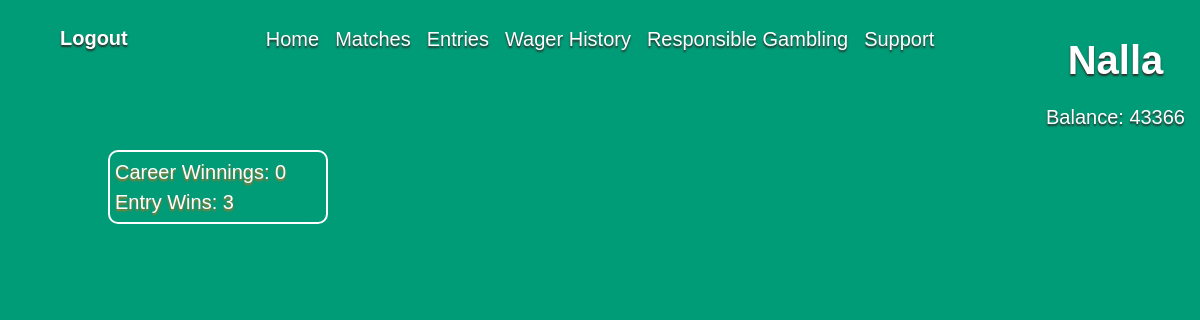
Before: /place_bet.php (signed in) with the older database file.
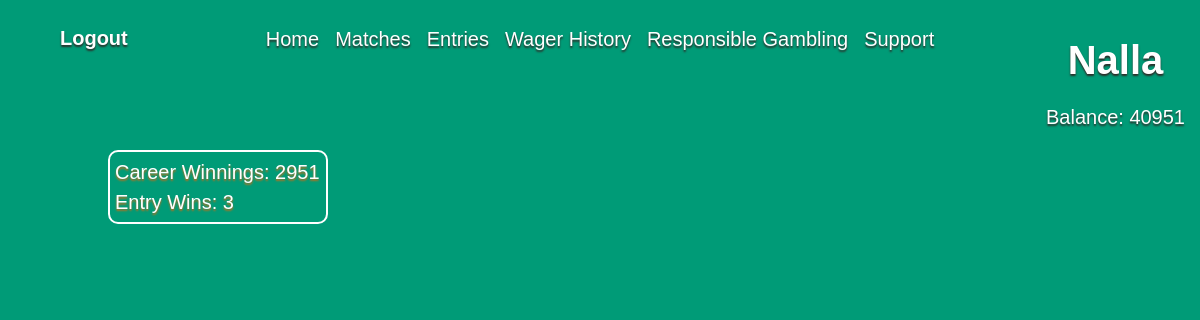
After: the same page with the newer database file.
### tables this page shows
CREATE TABLE `users2` (
  `id` bigint(20) NOT NULL,
  `user_id` bigint(20) NOT NULL,
  `user_name` varchar(100) NOT NULL,
  `password` varchar(100) NOT NULL,
  `date` timestamp NOT NULL DEFAULT current_timestamp() ON UPDATE current_timestamp(),
  `email` varchar(100) NOT NULL,
  `Points` int(11) DEFAULT NULL,
  `totalWinnings` bigint(20) DEFAULT NULL
);

### functions.php (called while the page is built, shortened)
<?php
function check_login($con)
{
   if(isset ($_SESSION['user_id']))
   {
    $id = $_SESSION['user_id'];
    $query = "Select * from users2 where user_id = '$id' limit 1";
    $result = mysqli_query($con,$query);
    if($result && mysqli_num_rows($result) > 0)
    {
        $user_data = mysqli_fetch_assoc($result);
        return $user_data;
    }
   }
   die;
}
?>

### place_bet.php (the view, shortened to what this page needs)
<?php
include("connection.php");
include("functions.php");
$user_data = check_login($con);
?>
<!DOCTYPE html>
<html lang="en">
<head>
    <link rel="stylesheet" href="index-page.css">
    <link rel="stylesheet" href="style-match.css">
    <link rel="stylesheet" href="header.css">
</head>
<body>
<div class="header">
    <ul>
      <li><a href="index.php">Home</a></li>
      <li><a href="matchpage.php">Matches</a></li>
      <li><a href="place_bet.php">Entries</a></li>
      <li><a href="userHistory.php">Wager History</a></li>
      <li><a href="RGambling.php">Responsible Gambling</a></li>
      <li><a href="TODO">Support</a></li>
    </ul>
  </div>
   <a id ="logout" href= "logout.php"> Logout </a>
  <div class ="username-place" >
  <h1><?php echo $user_data['user_name'] ;?></h1>
  <p> <?php echo 'Balance: '. $user_data['Points'];?></p>
</div>
<?php
$query2 = "select * from user_info where id = '{$user_data['id']}' and result = 1";
$results = mysqli_query($con, $query2);
$counter = mysqli_num_rows($results);
echo "<div class = 'entryContainer'>";
echo "<div class = 'right'>";
echo "<div class = 'namePlace'>";
echo "Career Winnings: ".$user_data['totalWinnings']."<br>";
echo "Entry Wins: ".$counter;
echo   "</div>";
echo   "</div>";
echo "<div class = 'left'>";
      echo   "</div>";
      echo   "</div>";
?>

### index-page.css (style rules this page uses)
body { background-color: RGB(0, 155, 119); display: flex; flex-direction: column; }
h1 { text-align: center; font-family: Verdana, Geneva, Tahoma, sans-serif; color: white; }
#logout { position: absolute; left: 50px; text-align: right; text-decoration: none; font-weight: bold; color: white; padding: 10px; width: 10px; margin-top: 5px; font-family: sans-serif; font-size: 1.25rem; line-height: 150%; text-shadow: 0 2px 2px #2e2b27; }
.username-place { text-align: left; color: white; position: absolute; right: 15px; margin-top: 10px; margin-left: 10px; font-weight: 200; margin-down: 100px; font-family: sans-serif; font-size: 1.25rem; line-height: 150%; text-shadow: 0 2px 2px #2e2b27; }

### style-match.css (style rules this page uses)
.entryContainer { display: flex; justify-content: center; column-gap: 50px; margin: 60px; color: #fff; font-family: sans-serif; font-size: 1.25rem; line-height: 150%; text-align: left; text-shadow: 0 2px 2px #b6701e; padding: 10px; }
.right { text-align: left; border-radius: 15px; height: 200px; width: 600px; padding: 10px; margin-left: 20px; }
.left { height: 300px; width: 2000px; }
.namePlace { border: solid 2px; border-radius: 10px; padding: 5px; }

### header.css (style rules this page uses)
.header { padding: 16px; display: flex; justify-content: space-evenly; }
ul { display: flex; list-style: none; margin: 0; padding: 0; gap: 16px; }
li a { color: white; text-decoration: none; font-family: sans-serif; font-size: 1.25rem; line-height: 150%; text-align: center; text-shadow: 0 2px 2px #2e2b27; }

Changed rows visible on the page:
changed users2 "Nalla": Points "43366" → "40951"; totalWinnings "0" → "2951"
